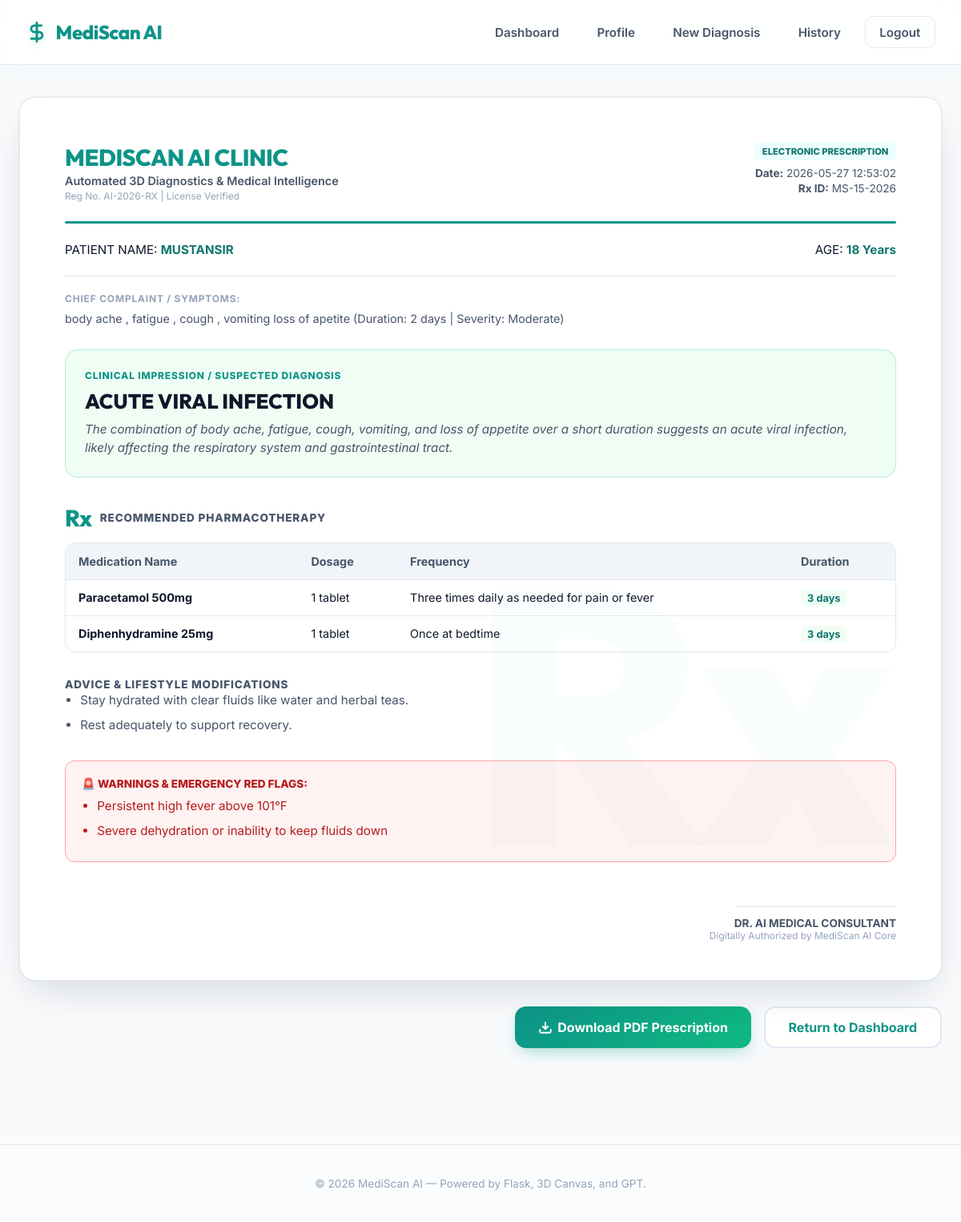
The page /diagnosis/15 (signed in) on the database its author committed.
### tables this page shows
CREATE TABLE disease_history (history_id INTEGER PRIMARY KEY AUTOINCREMENT,user_id INTEGER NOT NULL,patient_id INTEGER NOT NULL,symptoms TEXT,symptom_duration TEXT,severity TEXT,diagnosis_text TEXT,urgency TEXT,report_filename TEXT,created_at TIMESTAMP DEFAULT CURRENT_TIMESTAMP,FOREIGN KEY(user_id) REFERENCES users(id),FOREIGN KEY(patient_id) REFERENCES patients(patient_id));

CREATE TABLE patients (patient_id INTEGER PRIMARY KEY AUTOINCREMENT,user_id INTEGER UNIQUE NOT NULL,name TEXT NOT NULL,age INTEGER,gender TEXT,weight REAL,height REAL,chronic_diseases TEXT,previous_surgeries TEXT,allergies TEXT,current_medications TEXT,smoking TEXT,alcohol TEXT,exercise_frequency TEXT,sleep_hours REAL,created_at TIMESTAMP DEFAULT CURRENT_TIMESTAMP,FOREIGN KEY(user_id) REFERENCES users(id));

### app.py (the view)
@app.route('/diagnosis/<int:history_id>')
def diagnosis_result(history_id):
    user = get_current_user()
    if not user:
        return redirect(url_for('login'))
    conn = get_db_connection()
    record = conn.execute('SELECT * FROM disease_history WHERE history_id = ? AND user_id = ?', (history_id, user['id'])).fetchone()
    patient = conn.execute('SELECT * FROM patients WHERE user_id = ?', (user['id'],)).fetchone()
    conn.close()
    if not record:
        flash('Diagnosis record not found.', 'error')
        return redirect(url_for('dashboard'))
    record_dict = dict(record)
    record_dict['data'] = parse_diagnosis_json(record['diagnosis_text'])
    return render_template('diagnosis_result.html', user=user, record=record_dict, patient=patient)

### app.py (called while the page is built)
def get_db_connection():
    conn = sqlite3.connect(DB_PATH)
    conn.row_factory = sqlite3.Row
    return conn

def get_current_user():
    user_id = session.get('user_id')
    if not user_id:
        return None
    conn = get_db_connection()
    user = conn.execute('SELECT * FROM users WHERE id = ?', (user_id,)).fetchone()
    conn.close()
    return user

### templates/diagnosis_result.html
{% extends 'base.html' %}
{% block content %}
<section class="report-shell">
    <div class="rx-paper-container glass-card">
        <div class="rx-watermark">Rx</div>
        <div class="rx-header">
            <div class="rx-clinic-info">
                <h2>MEDISCAN AI CLINIC</h2>
                <p class="subtitle">Automated 3D Diagnostics & Medical Intelligence</p>
                <p class="license">Reg No. AI-2026-RX | License Verified</p>
            </div>
            <div class="rx-meta-info">
                <span class="rx-badge">ELECTRONIC PRESCRIPTION</span>
                <p class="date"><strong>Date:</strong> {{ record.created_at }}</p>
                <p class="doc-id"><strong>Rx ID:</strong> MS-{{ record.history_id }}-2026</p>
            </div>
        </div>
        <div class="rx-divider-main"></div>
        <div class="rx-patient-details">
            <div class="patient-name">PATIENT NAME: <strong>{{ patient.name.upper() if patient else user.username.upper() }}</strong></div>
            <div class="patient-age">AGE: <strong>{{ patient.age if patient else 'N/A' }} Years</strong></div>
        </div>
        <div class="rx-divider-sub"></div>
        <div class="rx-symptoms-section">
            <span class="rx-section-label">CHIEF COMPLAINT / SYMPTOMS:</span>
            <p class="rx-symptoms-text">{{ record.symptoms }} (Duration: {{ record.symptom_duration }} | Severity: {{ record.severity }})</p>
        </div>
        <div class="rx-diagnosis-block">
            <div class="diagnosis-label">CLINICAL IMPRESSION / SUSPECTED DIAGNOSIS</div>
            <div class="diagnosis-highlight">{{ record.data.diagnosis.upper() }}</div>
            <p class="diagnosis-desc">{{ record.data.explanation }}</p>
        </div>
        <div class="rx-medications-section">
            <div class="section-title-wrapper">
                <span class="rx-symbol">Rx</span>
                <span class="rx-section-title">RECOMMENDED PHARMACOTHERAPY</span>
            </div>
            {% if record.data.medications %}
                <div class="medications-table-container">
                    <table class="rx-med-table">
                        <thead>
                            <tr>
                                <th>Medication Name</th>
                                <th>Dosage</th>
                                <th>Frequency</th>
                                <th>Duration</th>
                            </tr>
                        </thead>
                        <tbody>
                            {% for med in record.data.medications %}
                                <tr>
                                    <td><strong>{{ med.name }}</strong></td>
                                    <td>{{ med.dosage }}</td>
                                    <td>{{ med.frequency }}</td>
                                    <td><span class="duration-badge">{{ med.duration }}</span></td>
                                </tr>
                            {% endfor %}
                        </tbody>
                    </table>
                </div>
            {% else %}
                <p class="no-meds">No pharmacological prescription required. Monitor health closely.</p>
            {% endif %}
        </div>
        <div class="rx-advice-section">
            <div class="rx-section-title">ADVICE & LIFESTYLE MODIFICATIONS</div>
            <ul class="advice-list">
                {% if record.data.home_remedies %}
                    {% for remedy in record.data.home_remedies %}
                        <li>{{ remedy }}</li>
                    {% endfor %}
                {% else %}
                    <li>Ensure sufficient rest and hydration. Consult a general practitioner if symptoms persist.</li>
                {% endif %}
            </ul>
        </div>
        {% if record.data.red_flags %}
            <div class="rx-warning-section">
                <div class="warning-title">🚨 WARNINGS & EMERGENCY RED FLAGS:</div>
                <ul class="warning-list">
                    {% for flag in record.data.red_flags %}
                        <li>{{ flag }}</li>
                    {% endfor %}
                </ul>
            </div>
        {% endif %}
        <div class="rx-signature-container">
            <div class="signature-line"></div>
            <p class="sig-name">DR. AI MEDICAL CONSULTANT</p>
            <p class="sig-title">Digitally Authorized by MediScan AI Core</p>
        </div>
    </div>
    <div class="report-actions">
        {% if record.report_filename %}
            <a class="button primary" href="{{ url_for('download_report', filename=record.report_filename) }}">
                <svg viewBox="0 0 24 24" width="18" height="18" fill="none" stroke="currentColor" stroke-width="2.5" style="margin-right: 6px;">
                    <path d="M21 15v4a2 2 0 0 1-2 2H5a2 2 0 0 1-2-2v-4M7 10l5 5 5-5M12 15V3"/>
                </svg>
                Download PDF Prescription
            </a>
        {% endif %}
        <a class="button secondary" href="{{ url_for('dashboard') }}">Return to Dashboard</a>
    </div>
</section>
{% endblock %}

### rows shown on the page
disease_history: created_at "2026-05-27 12:53:02", history_id "15", symptoms "body ache , fatigue , cough , vomiting loss of apetite", symptom_duration "2 days", severity "Moderate"
patients: name "MUSTANSIR", age "18"

### other values the page prints
{{ record.data.diagnosis.upper() }} "ACUTE VIRAL INFECTION"
{{ med.name }} "Paracetamol 500mg" "Diphenhydramine 25mg"
{{ med.dosage }} "1 tablet" "1 tablet"
{{ med.frequency }} "Three times daily as needed for pain or fever" "Once at bedtime"
{{ med.duration }} "3 days" "3 days"
{{ remedy }} "Stay hydrated with clear fluids like water and herbal teas." "Rest adequately to support recovery."
{{ flag }} "Persistent high fever above 101°F" "Severe dehydration or inability to keep fluids down"
